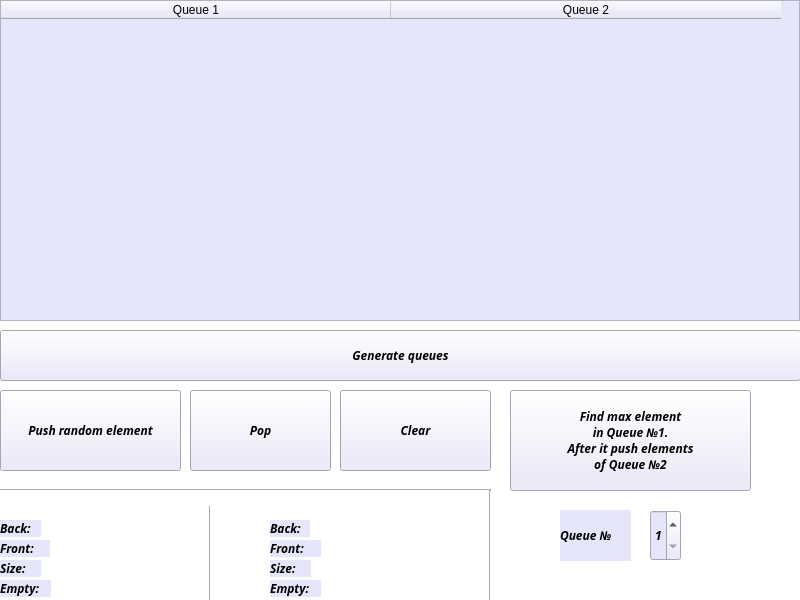
<?xml version="1.0" encoding="UTF-8"?>
<ui version="4.0">
 <class>MainWindow</class>
 <widget class="QMainWindow" name="MainWindow">
  <property name="geometry">
   <rect>
    <x>0</x>
    <y>0</y>
    <width>800</width>
    <height>600</height>
   </rect>
  </property>
  <property name="minimumSize">
   <size>
    <width>800</width>
    <height>600</height>
   </size>
  </property>
  <property name="maximumSize">
   <size>
    <width>800</width>
    <height>600</height>
   </size>
  </property>
  <property name="windowTitle">
   <string>MainWindow</string>
  </property>
  <property name="styleSheet">
   <string notr="true">background-color: white;</string>
  </property>
  <widget class="QWidget" name="centralwidget">
   <widget class="QTableWidget" name="list">
    <property name="geometry">
     <rect>
      <x>0</x>
      <y>0</y>
      <width>800</width>
      <height>321</height>
     </rect>
    </property>
    <property name="font">
     <font>
      <family>Waree</family>
      <weight>75</weight>
      <italic>true</italic>
      <bold>true</bold>
     </font>
    </property>
    <property name="styleSheet">
     <string notr="true">background-color: #E6E6FA</string>
    </property>
    <attribute name="horizontalHeaderDefaultSectionSize">
     <number>390</number>
    </attribute>
    <column>
     <property name="text">
      <string>Queue 1</string>
     </property>
    </column>
    <column>
     <property name="text">
      <string>Queue 2</string>
     </property>
    </column>
   </widget>
   <widget class="QPushButton" name="gen1">
    <property name="geometry">
     <rect>
      <x>0</x>
      <y>330</y>
      <width>801</width>
      <height>51</height>
     </rect>
    </property>
    <property name="font">
     <font>
      <family>Waree</family>
      <weight>75</weight>
      <italic>true</italic>
      <bold>true</bold>
     </font>
    </property>
    <property name="styleSheet">
     <string notr="true">background-color: #E6E6FA</string>
    </property>
    <property name="text">
     <string>Generate queues</string>
    </property>
   </widget>
   <widget class="QPushButton" name="push">
    <property name="geometry">
     <rect>
      <x>0</x>
      <y>390</y>
      <width>181</width>
      <height>81</height>
     </rect>
    </property>
    <property name="font">
     <font>
      <family>Waree</family>
      <weight>75</weight>
      <italic>true</italic>
      <bold>true</bold>
     </font>
    </property>
    <property name="styleSheet">
     <string notr="true">background-color: #E6E6FA</string>
    </property>
    <property name="text">
     <string>Push random element</string>
    </property>
   </widget>
   <widget class="QSpinBox" name="spinBox">
    <property name="geometry">
     <rect>
      <x>650</x>
      <y>510</y>
      <width>31</width>
      <height>51</height>
     </rect>
    </property>
    <property name="font">
     <font>
      <family>Waree</family>
      <weight>75</weight>
      <italic>true</italic>
      <bold>true</bold>
     </font>
    </property>
    <property name="styleSheet">
     <string notr="true">background-color: #E6E6FA</string>
    </property>
    <property name="minimum">
     <number>1</number>
    </property>
    <property name="maximum">
     <number>2</number>
    </property>
   </widget>
   <widget class="QLabel" name="label">
    <property name="geometry">
     <rect>
      <x>560</x>
      <y>510</y>
      <width>71</width>
      <height>51</height>
     </rect>
    </property>
    <property name="font">
     <font>
      <family>Waree</family>
      <weight>75</weight>
      <italic>true</italic>
      <bold>true</bold>
     </font>
    </property>
    <property name="styleSheet">
     <string notr="true">background-color: #E6E6FA</string>
    </property>
    <property name="text">
     <string>Queue №</string>
    </property>
   </widget>
   <widget class="QPushButton" name="pop">
    <property name="geometry">
     <rect>
      <x>190</x>
      <y>390</y>
      <width>141</width>
      <height>81</height>
     </rect>
    </property>
    <property name="font">
     <font>
      <family>Waree</family>
      <weight>75</weight>
      <italic>true</italic>
      <bold>true</bold>
     </font>
    </property>
    <property name="styleSheet">
     <string notr="true">background-color: #E6E6FA</string>
    </property>
    <property name="text">
     <string>Pop</string>
    </property>
   </widget>
   <widget class="QPushButton" name="clear">
    <property name="geometry">
     <rect>
      <x>340</x>
      <y>390</y>
      <width>151</width>
      <height>81</height>
     </rect>
    </property>
    <property name="font">
     <font>
      <family>Waree</family>
      <weight>75</weight>
      <italic>true</italic>
      <bold>true</bold>
     </font>
    </property>
    <property name="styleSheet">
     <string notr="true">background-color: #E6E6FA</string>
    </property>
    <property name="text">
     <string>Clear</string>
    </property>
   </widget>
   <widget class="QLabel" name="label_2">
    <property name="geometry">
     <rect>
      <x>0</x>
      <y>490</y>
      <width>66</width>
      <height>17</height>
     </rect>
    </property>
    <property name="text">
     <string>Queue 1</string>
    </property>
   </widget>
   <widget class="QLabel" name="label_3">
    <property name="geometry">
     <rect>
      <x>0</x>
      <y>520</y>
      <width>41</width>
      <height>17</height>
     </rect>
    </property>
    <property name="font">
     <font>
      <family>Waree</family>
      <weight>75</weight>
      <italic>true</italic>
      <bold>true</bold>
     </font>
    </property>
    <property name="styleSheet">
     <string notr="true">background-color: #E6E6FA</string>
    </property>
    <property name="text">
     <string>Back:</string>
    </property>
   </widget>
   <widget class="QLabel" name="label_4">
    <property name="geometry">
     <rect>
      <x>0</x>
      <y>540</y>
      <width>51</width>
      <height>17</height>
     </rect>
    </property>
    <property name="font">
     <font>
      <family>Waree</family>
      <weight>75</weight>
      <italic>true</italic>
      <bold>true</bold>
     </font>
    </property>
    <property name="styleSheet">
     <string notr="true">background-color: #E6E6FA</string>
    </property>
    <property name="text">
     <string>Front:</string>
    </property>
   </widget>
   <widget class="QLabel" name="label_5">
    <property name="geometry">
     <rect>
      <x>0</x>
      <y>560</y>
      <width>41</width>
      <height>17</height>
     </rect>
    </property>
    <property name="font">
     <font>
      <family>Waree</family>
      <weight>75</weight>
      <italic>true</italic>
      <bold>true</bold>
     </font>
    </property>
    <property name="styleSheet">
     <string notr="true">background-color: #E6E6FA</string>
    </property>
    <property name="text">
     <string>Size:</string>
    </property>
   </widget>
   <widget class="QLabel" name="label_6">
    <property name="geometry">
     <rect>
      <x>0</x>
      <y>580</y>
      <width>51</width>
      <height>17</height>
     </rect>
    </property>
    <property name="font">
     <font>
      <family>Waree</family>
      <weight>75</weight>
      <italic>true</italic>
      <bold>true</bold>
     </font>
    </property>
    <property name="styleSheet">
     <string notr="true">background-color: #E6E6FA</string>
    </property>
    <property name="text">
     <string>Empty:</string>
    </property>
   </widget>
   <widget class="QLabel" name="Back1">
    <property name="geometry">
     <rect>
      <x>50</x>
      <y>520</y>
      <width>121</width>
      <height>17</height>
     </rect>
    </property>
    <property name="styleSheet">
     <string notr="true">ackground-color:#E6E6FA</string>
    </property>
    <property name="text">
     <string/>
    </property>
   </widget>
   <widget class="QLabel" name="Front1">
    <property name="geometry">
     <rect>
      <x>50</x>
      <y>540</y>
      <width>121</width>
      <height>17</height>
     </rect>
    </property>
    <property name="text">
     <string/>
    </property>
   </widget>
   <widget class="QLabel" name="Size1">
    <property name="geometry">
     <rect>
      <x>50</x>
      <y>560</y>
      <width>121</width>
      <height>17</height>
     </rect>
    </property>
    <property name="text">
     <string/>
    </property>
   </widget>
   <widget class="QLabel" name="Empty1">
    <property name="geometry">
     <rect>
      <x>60</x>
      <y>580</y>
      <width>121</width>
      <height>17</height>
     </rect>
    </property>
    <property name="text">
     <string/>
    </property>
   </widget>
   <widget class="QLabel" name="label_11">
    <property name="geometry">
     <rect>
      <x>270</x>
      <y>520</y>
      <width>41</width>
      <height>17</height>
     </rect>
    </property>
    <property name="font">
     <font>
      <family>Waree</family>
      <weight>75</weight>
      <italic>true</italic>
      <bold>true</bold>
     </font>
    </property>
    <property name="styleSheet">
     <string notr="true">background-color: #E6E6FA</string>
    </property>
    <property name="text">
     <string>Back:</string>
    </property>
   </widget>
   <widget class="QLabel" name="Size2">
    <property name="geometry">
     <rect>
      <x>320</x>
      <y>560</y>
      <width>121</width>
      <height>17</height>
     </rect>
    </property>
    <property name="styleSheet">
     <string notr="true">ackground-color:#E6E6FA</string>
    </property>
    <property name="text">
     <string/>
    </property>
   </widget>
   <widget class="QLabel" name="Front2">
    <property name="geometry">
     <rect>
      <x>320</x>
      <y>540</y>
      <width>121</width>
      <height>17</height>
     </rect>
    </property>
    <property name="styleSheet">
     <string notr="true"/>
    </property>
    <property name="text">
     <string/>
    </property>
   </widget>
   <widget class="QLabel" name="label_14">
    <property name="geometry">
     <rect>
      <x>250</x>
      <y>490</y>
      <width>66</width>
      <height>17</height>
     </rect>
    </property>
    <property name="text">
     <string>Queue 2</string>
    </property>
   </widget>
   <widget class="QLabel" name="Empty2">
    <property name="geometry">
     <rect>
      <x>320</x>
      <y>580</y>
      <width>121</width>
      <height>17</height>
     </rect>
    </property>
    <property name="text">
     <string/>
    </property>
   </widget>
   <widget class="QLabel" name="label_16">
    <property name="geometry">
     <rect>
      <x>270</x>
      <y>540</y>
      <width>51</width>
      <height>17</height>
     </rect>
    </property>
    <property name="font">
     <font>
      <family>Waree</family>
      <weight>75</weight>
      <italic>true</italic>
      <bold>true</bold>
     </font>
    </property>
    <property name="styleSheet">
     <string notr="true">background-color: #E6E6FA</string>
    </property>
    <property name="text">
     <string>Front:</string>
    </property>
   </widget>
   <widget class="QLabel" name="label_17">
    <property name="geometry">
     <rect>
      <x>270</x>
      <y>580</y>
      <width>51</width>
      <height>17</height>
     </rect>
    </property>
    <property name="font">
     <font>
      <family>Waree</family>
      <weight>75</weight>
      <italic>true</italic>
      <bold>true</bold>
     </font>
    </property>
    <property name="styleSheet">
     <string notr="true">background-color: #E6E6FA</string>
    </property>
    <property name="text">
     <string>Empty:</string>
    </property>
   </widget>
   <widget class="QLabel" name="Back2">
    <property name="geometry">
     <rect>
      <x>310</x>
      <y>520</y>
      <width>121</width>
      <height>17</height>
     </rect>
    </property>
    <property name="styleSheet">
     <string notr="true"/>
    </property>
    <property name="text">
     <string/>
    </property>
   </widget>
   <widget class="QLabel" name="label_19">
    <property name="geometry">
     <rect>
      <x>270</x>
      <y>560</y>
      <width>41</width>
      <height>17</height>
     </rect>
    </property>
    <property name="font">
     <font>
      <family>Waree</family>
      <weight>75</weight>
      <italic>true</italic>
      <bold>true</bold>
     </font>
    </property>
    <property name="styleSheet">
     <string notr="true">background-color: #E6E6FA</string>
    </property>
    <property name="text">
     <string>Size:</string>
    </property>
   </widget>
   <widget class="Line" name="line">
    <property name="geometry">
     <rect>
      <x>190</x>
      <y>490</y>
      <width>41</width>
      <height>111</height>
     </rect>
    </property>
    <property name="orientation">
     <enum>Qt::Vertical</enum>
    </property>
   </widget>
   <widget class="Line" name="line_2">
    <property name="geometry">
     <rect>
      <x>0</x>
      <y>475</y>
      <width>491</width>
      <height>31</height>
     </rect>
    </property>
    <property name="styleSheet">
     <string notr="true"/>
    </property>
    <property name="orientation">
     <enum>Qt::Horizontal</enum>
    </property>
   </widget>
   <widget class="Line" name="line_3">
    <property name="geometry">
     <rect>
      <x>470</x>
      <y>490</y>
      <width>41</width>
      <height>111</height>
     </rect>
    </property>
    <property name="orientation">
     <enum>Qt::Vertical</enum>
    </property>
   </widget>
   <widget class="QPushButton" name="pushButton">
    <property name="geometry">
     <rect>
      <x>510</x>
      <y>390</y>
      <width>241</width>
      <height>101</height>
     </rect>
    </property>
    <property name="font">
     <font>
      <family>Waree</family>
      <weight>75</weight>
      <italic>true</italic>
      <bold>true</bold>
     </font>
    </property>
    <property name="styleSheet">
     <string notr="true">background-color: #E6E6FA</string>
    </property>
    <property name="text">
     <string>Find max element
in Queue №1.
After it push elements
of Queue №2</string>
    </property>
   </widget>
  </widget>
 </widget>
 <resources/>
 <connections/>
</ui>
